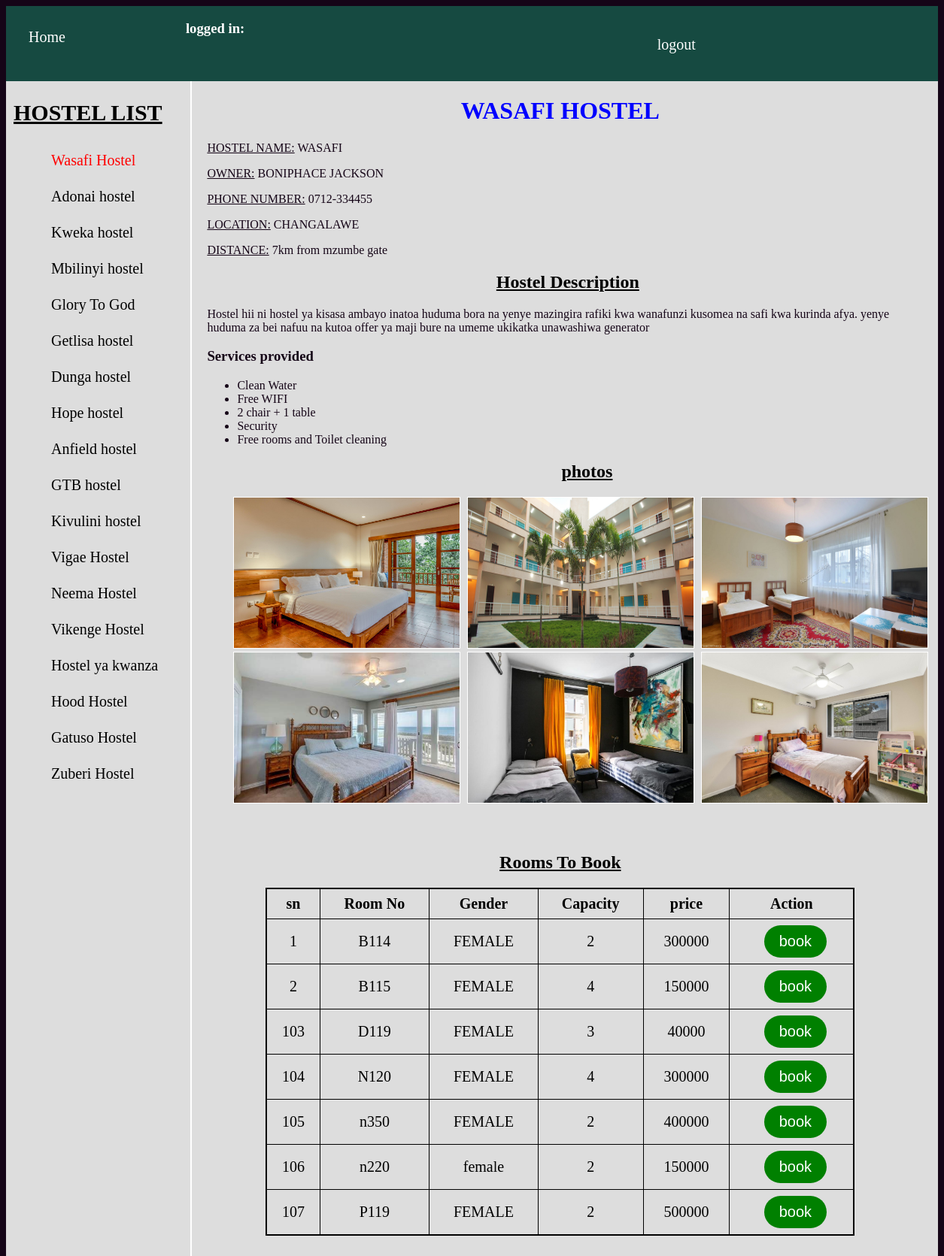
Page /MAGE/hostel.php on the committed database.
### tables this page shows
CREATE TABLE `room` (
  `sn` int(11) NOT NULL,
  `room_no` varchar(30) DEFAULT NULL,
  `gender` varchar(30) NOT NULL,
  `capacity` int(11) NOT NULL,
  `price` varchar(30) NOT NULL
);

### MAGE/hostel.php (the view, shortened to what this page needs)
<html>
<head>
	<link rel="stylesheet" type="text/css" href="css/mob.css">
</head>
<body style="background-color: #150517">
	<div id="content">
		<div id="navigator">
  			<div id="list">
  				<ul>
  			<li style="color:red;"><a href="home.html">Home</a></li>
				<h3 class="wel">logged in: <?php  echo $_SESSION['first']. "  ".$_SESSION['last']; ?> </h3>
				<a class="log" href="logout.php">logout</a>
			</ul>
		</div>
    </div>
		<div class="side">
			<h2>HOSTEL LIST</h2>
			<ul>
			<li><a href="#" style="color:red;">Wasafi Hostel</a></li>
			<li><a href="#">Adonai hostel</a></li>
			<li><a href="#">Kweka hostel</a></li>
			<li><a href="#">Mbilinyi hostel</a></li>
			<li><a href="#">Glory To God</a></li>
			<li><a href="#">Getlisa hostel</a></li>
			<li><a href="#">Dunga hostel</a></li>
			<li><a href="#">Hope hostel</a></li>
			<li><a href="#">Anfield hostel</a></li>
			<li><a href="#">GTB hostel</a></li>
			<li><a href="#">Kivulini hostel</a></li>
			<li><a href="#">Vigae Hostel</a></li>
			<li><a href="#">Neema Hostel</a></li>
			<li><a href="#">Vikenge Hostel</a></li>
			<li><a href="#">Hostel ya kwanza</a></li>
			<li><a href="#">Hood Hostel</a></li>
			<li><a href="#">Gatuso Hostel</a></li>
			<li><a href="#">Zuberi Hostel</a></li>
			</ul>
		</div>
		<div id="mid2">
			<h1 style="color: blue;">WASAFI HOSTEL</h1>
			<div class="hostel-description">
				<p><u>HOSTEL NAME:</u> WASAFI</p>
				<p><u>OWNER:</u> BONIPHACE JACKSON</p>
				<p><u>PHONE NUMBER:</u> 0712-334455</p>
				<p><u>LOCATION:</u> CHANGALAWE</p>
				<p><u>DISTANCE:</u> 7km from mzumbe gate</p>
				<h2>Hostel Description</h2>
				<p>Hostel hii ni hostel ya kisasa ambayo inatoa huduma bora na yenye mazingira rafiki kwa wanafunzi kusomea na safi kwa kurinda afya. yenye huduma za bei nafuu na kutoa offer ya maji bure na umeme ukikatka unawashiwa generator</p>
				<h3>Services provided</h3>
				<ul>
					<li>Clean Water</li>
					<li>Free WIFI</li>
					<li>2 chair + 1 table</li>
					<li>Security</li>
					<li>Free rooms and Toilet cleaning</li>
				</ul>
			</div>
			<div class="hostel-image">
				<h2>photos</h2>
				<a href="images/moja.jpg" target="_self" ><img src="images/moja.jpg" height="200px" width="300px"></a>
				<a href="images/mbili.jpg" target="_self" ><img src="images/mbili.jpg" height="200px" width="300px"></a>
				<a href="images/tatu.jpeg" target="_self" ><img src="images/tatu.jpeg" height="200px" width="300px"></a>
				<a href="images/nne.jpeg" target="_self" ><img src="images/nne.jpeg" height="200px" width="300px"></a>
			  <a href="images/tano.jpg" target="_self" ><img src="images/tano.jpg" height="200px" width="300px"></a>
			  <a href="images/sita.jpg" target="_self" ><img src="images/sita.jpg" height="200px" width="300px"></a>
			</div>
			<h2>Rooms To Book</h2>
			<form action="book.php" method="POST">
			<table border="1">
				<thead>
				<tr>
					<th>sn</th>
					<th>Room No</th>
					<th>Gender</th>
					<th>Capacity</th>
					<th>price</th>
					<th>Action</th>
				</tr>
			  </thead>
				<?php
				$conn=mysqli_connect("localhost","root","","mob_db");
                $sex=$_SESSION['sex'];
                if($sex=="male"){
                $sql="SELECT * from room WHERE gender='MALE'";
                }
                else{
                $sql="SELECT * from room WHERE gender='FEMALE'";
                }
                $query=mysqli_query($conn,$sql);
                    while ($result=mysqli_fetch_array($query)) {
                    	$sn=$result['sn'];
                    	$room=$result['room_no'];
                    	$gender=$result['gender'];
                    	$capacity=$result['capacity'];
                    	$price=$result['price'];
                    	?>
                    	<tbody>
                    	<tr>
    										<td><input type="hidden" name="sn" value="<?php echo$sn;?>"><?php echo$sn;?></td>
    										<td><input type="hidden" name="rom" value="<?php echo$room;?>"><?php echo$room;?></td>
    										<td><?php echo $gender;?></td>
                    		<td><?php echo$capacity;?></td>
                    		<td><?php echo$price;?></td>
                    		<td>
                    		<input type="submit" name="book" value="book"></td></form>
                    	</tr>
                      </tbody>
                    	<?php } ?>
		</form><br>
		</div>
	</div>
</body>
</html>

### MAGE/css/mob.css (style rules this page uses)
#navigator { width: 100%; height: 100px; color: white; background-color: #164a41; overflow: hidden; }
#navigator ul { list-style-type: none; margin: 0; padding: 0; overflow: hidden; font-family: cursive; }
#navigator li { float: left; padding: 10px; font-size: 20px; }
#navigator li a { display: block; color: white; text-align: center; padding: 20px; text-decoration: none; margin-right: 30px; }
#list { width: 74%; float: left; }
#list .wel { float: left; margin-left: 100px; }
#list .log { float: right; text-decoration: none; color: white; margin-top: 40px; font-size: 20px; }
h1 { text-align: center; }
input { border:none; padding:10px 20px; border-radius:25px; color: #150517; font-size: 20px; margin-left: 10px; }
input[type="submit"] { background-color: green; border:none; padding:10px 100px; color: white; font-size: 20px; margin-left: 10px; }
TABLE input[type="submit"] { background-color: green; border:none; padding:10px 20px; color: white; font-size: 20px; margin-left: 10px; }
#content { float: left; width: 100%; color: #150517; background-color: #ddd; }
#content h2 { color: black; font-family: cursive; text-decoration: underline; }
#mid2 { width: 79%; float: left; border-left: 2px solid white; }
#mid2 h2 { text-align: center; }
#mid2 table { font-size: 20px; border-collapse: collapse; width: 80%; margin-left: 10%; border: 2px solid black; }
#mid2 td,th { padding: 8px; text-align: center; }
.side { width: 19%; float: left; margin-left: 10px; font-size: 20px; }
.side li { list-style-type: none; padding: 10px; margin-top: 5px; font-size: 20px; }
.side li a { color: black; text-decoration: none; }
.hostel-description { margin-left: 20px; }
.hostel-image { margin-left: 50px; height: 500px; width: 950px; }
.hostel-image img { margin-left: 5px; cursor: pointer; border: 1px solid #fff; }

### rows in the picture
room: sn "1", room_no "B114", gender "FEMALE", capacity "2", price "300000"
room: sn "2", room_no "B115", gender "FEMALE", capacity "4", price "150000"
room: sn "103", room_no "D119", gender "FEMALE", capacity "3", price "40000"
room: sn "104", room_no "N120", gender "FEMALE", capacity "4", price "300000"
room: sn "105", room_no "n350", gender "FEMALE", capacity "2", price "400000"
room: sn "106", room_no "n220", gender "female", capacity "2", price "150000"
room: sn "107", room_no "P119", gender "FEMALE", capacity "2", price "500000"
